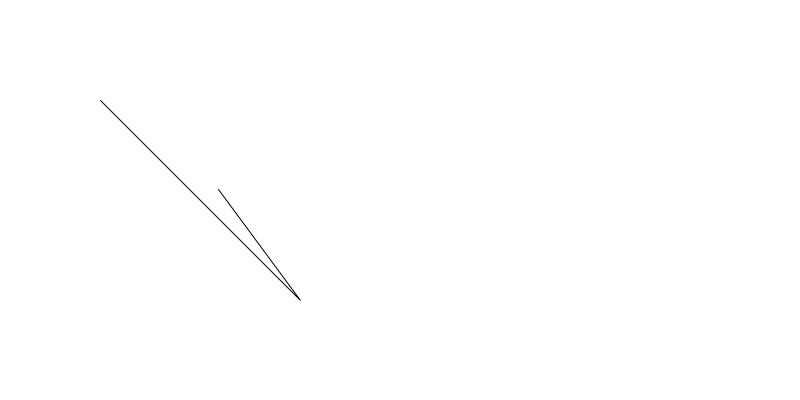
Frame 1 (no input)
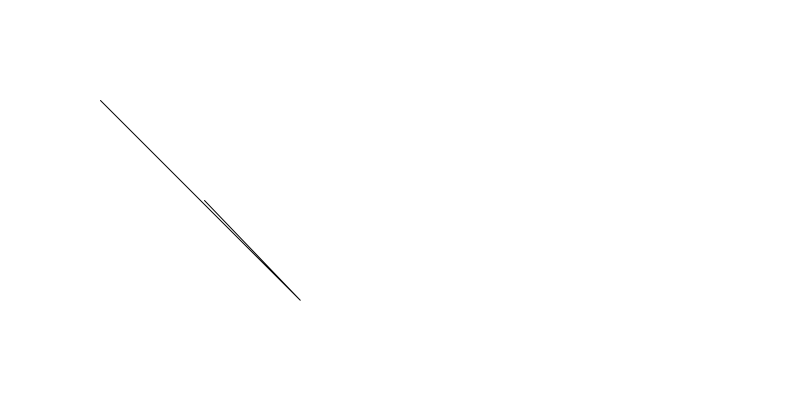
Frame 60 (the mouse pressed at the canvas centre just before this capture)
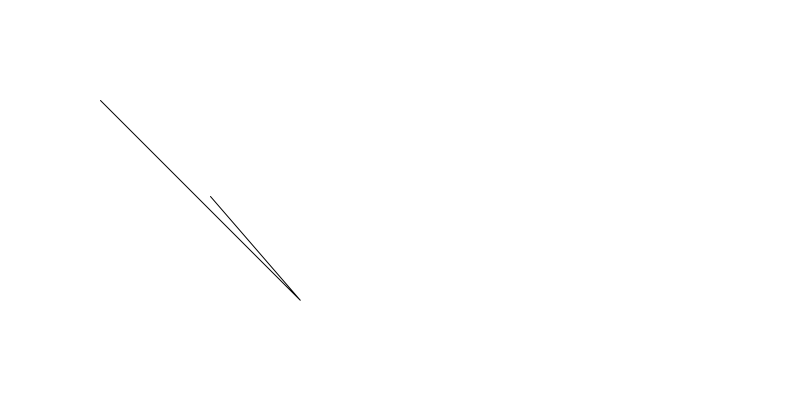
Frame 120 (the mouse held since frame 60 and released just before this capture)

The Processing sketch that drew these frames (run headless with seeded random() and noise(); from frame 60 on, the mouse is pressed at the canvas centre):

// Processing sketch: firstFlicker
// ── firstFlicker.pde
//El Vertex
void setup(){
size(800,400);
  background(255);  //background if we want to do animation rgb 2^8*3 + alpha value
  //draw a 4 pointed shape that is sort of square but has some variation
  //vertex draws points.  beginShape - endShape  all 3 work together
  //calling a function within a function where inside happens before outside
  beginShape();
  
  vertex(100, 100);
  vertex(300, 300);
  vertex(300, 300);
  vertex(random(180, 220), random(180, 220)); 
  
  endShape();
}
//static images
void draw(){
  background(255);  //background if we want to do animation rgb 2^8*3 + alpha value
  //draw a 4 pointed shape that is sort of square but has some variation
  //vertex draws points.  beginShape - endShape  all 3 work together
  //calling a function within a function where inside happens before outside
  beginShape();
  
  vertex(100, 100);
  vertex(300, 300);
  vertex(300, 300);
  vertex(random(180, 220), random(180, 220)); 
  
  endShape();
}
